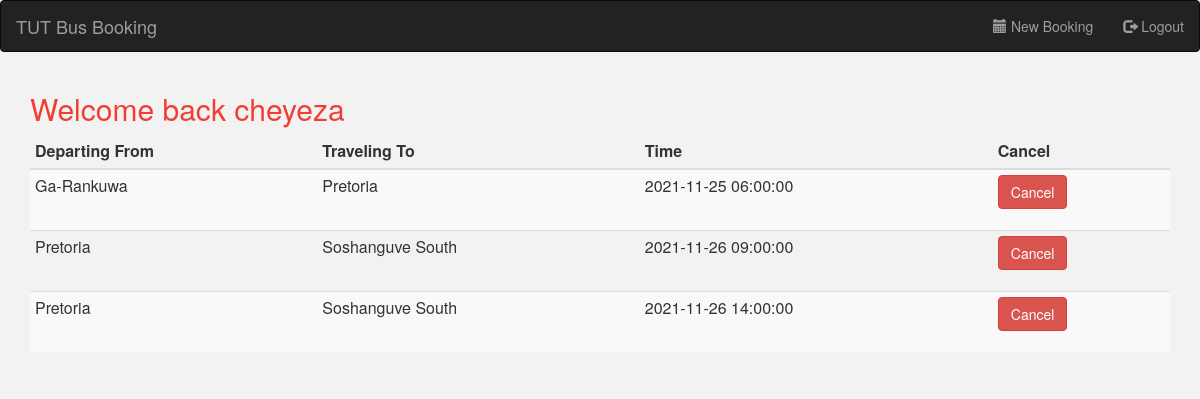
Screenshot of /home.php (signed in) with the database file from the repository.
### tables this page shows
CREATE TABLE `student` (
  `studNo` varchar(9) NOT NULL,
  `name` varchar(60) NOT NULL,
  `campusId` int(11) NOT NULL,
  `surname` varchar(60) NOT NULL,
  `email` varchar(60) NOT NULL
);

CREATE TABLE `booking` (
  `bookingId` int(11) NOT NULL,
  `scheduleId` int(11) NOT NULL,
  `confirmed` tinyint(1) NOT NULL,
  `studNo` varchar(9) NOT NULL
);

### Home.php (the view, shortened to what this page needs)
<?php
    include 'connect.php';
    $query="select * from student where studNo='".$_SESSION['studNo']."'";
    $result=mysqli_query($conn,$query);
    $row=mysqli_fetch_array($result);
?>
<html>
    <head>
            </head>
    <body>
        <div class="container">
        <h2 style="color: rgb(240,62,51);"> Welcome back <?php echo $row['name'];?>  </h2>
        <?php
            $query="select * from view_bookings where studNo = '".$_SESSION['studNo']."'  order by time";
            $result=mysqli_query($conn,$query) or die(mysqli_error($conn));
            $rowCount = mysqli_num_rows($result);
            if($rowCount > 0){
        ?>
        <table class="table table-striped thead-dark table-condensed">
            <thead class="thead ">
                <tr>
                    <th>Departing From </th>
                    <th>Traveling To </th>
                    <th>Time</td>
                    <th>Cancel</th>
                </tr>
            </thead>
            <tbody>
            <?php
                    foreach($result as $row){
            ?>
                <tr>
                    <td> <?php echo $row['departure']; ?> </td>
                    <td> <?php echo $row['destination'] ?> </td>
                    <td> <?php echo $row['time'] ?> </td>
                    <td>
                        <form method="POST" action="process_cancellation.php">
                            <input class="btn btn-danger" type="submit" value="Cancel"/>
                        </form>
                    </td>
                </tr>
                <?php  }
                ?>
        </table>
        <?php
            }
            else{
                ?>
<div class="alert alert-danger">
    <span colspan="14">You have no booked trips</span>
            </div>
<?php
            }
            ?>
        </div>
    </body>
</html>

### style.css (style rules this page uses)
body { background-color: #f2f2f2; }

### rows the page displays
student: name "cheyeza"
booking: departure "Ga-Rankuwa", destination "Pretoria", time "2021-11-25 06:00:00"
booking: departure "Pretoria", destination "Soshanguve South", time "2021-11-26 09:00:00"
booking: departure "Pretoria", destination "Soshanguve South", time "2021-11-26 14:00:00"
